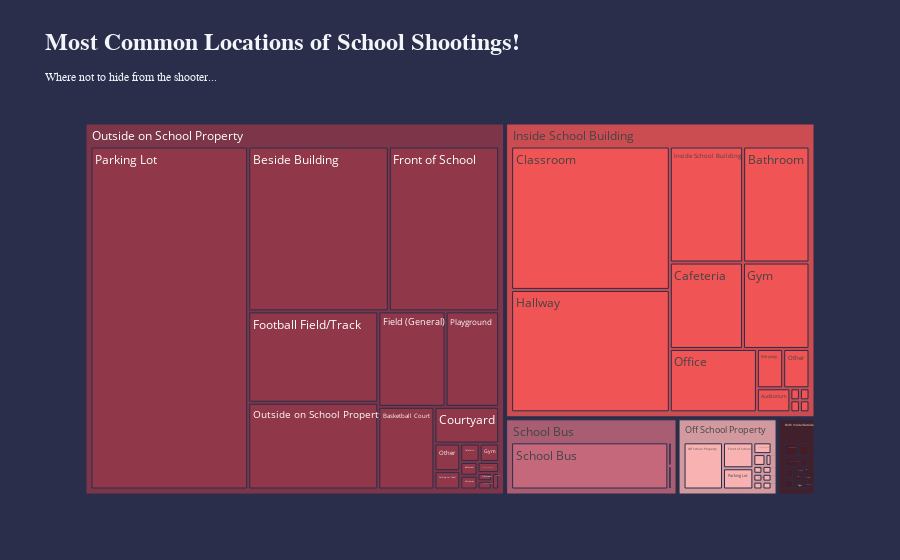

Source (notebook cell):
### Markdown cell above
<a class="anchor" id="3.1.3"></a>
## 3.1.3. Where not to Hide when Faced with the Shooter

### Code cell
_ = dfi.groupby(['location_type','location'])['incident_id'].count().sort_values(ascending=False).reset_index()

fig = px.treemap(_.loc[_.location_type != 'ND'],
                 path = ['location_type', 'location'],
                 values='incident_id')

title = format_title('Most Common Locations of School Shootings!',
                     'Where not to hide from the shooter...',
                     'Courier New',
                     12
                    )

fig.update_layout(title=title,
                  titlefont={'size': 24,
                             'family': 'Proxima Nova',
                            },
                  template='plotly_dark',
                  paper_bgcolor='#2B2E4A',
                  plot_bgcolor='#2B2E4A',
                  treemapcolorway = ["#903749", "#F05454"],
                 
                  margin=dict(t=100,
                              b=60,
                             )
                 )

fig.show()

### Figure 1 — Plotly figure (JSON) as saved in the notebook; plotly's stock layout.template omitted (floating-point values rounded to 4 significant figures)
{"data": [{"branchvalues": "total", "domain": {"x": [0.0, 1.0], "y": [0.0, 1.0]}, "hovertemplate": "labels=%{label}<br>incident_id=%{value}<br>parent=%{parent}<br>id=%{id}<extra></extra>", "ids": ["Inside School Building/Auditorium", "Inside School Building/Basketball Court", "Off School Property/Basketball Court", "Outside on School Property/Basketball Court", "Inside School Building/Bathroom", "Outside on School Property/Bathroom", "Outside on School Property/Beside Building", "Both Inside/Outside/Cafeteria", "Inside School Building/Cafeteria", "Off School Property/Cafeteria", "Outside on School Property/Cafeteria", "Both Inside/Outside/Cafeteria; Parking Lot", "Both Inside/Outside/Classroom", "Inside School Building/Classroom", "Off School Property/Classroom", "Outside on School Property/Classroom", "Both Inside/Outside/Classroom; Beside Building", "Both Inside/Outside/Classroom; Field", "Both Inside/Outside/Classroom; Parking Lot", "Inside School Building/Courtyard", "Outside on School Property/Courtyard", "Inside School Building/Entryway", "Outside on School Property/Entryway", "Inside School Building/Field (General)", "Off School Property/Field (General)", "Outside on School Property/Field (General)", "Off School Property/Football Field/Track", "Outside on School Property/Football Field/Track", "Both Inside/Outside/Front of School", "Inside School Building/Front of School", "Off School Property/Front of School", "Outside on School Property/Front of School", "Outside on School Property/Front of School (Bus)", "Both Inside/Outside/Gym", "Inside School Building/Gym", "Outside on School Property/Gym", "Both Inside/Outside/Hallway", "Inside School Building/Hallway", "Outside on School Property/Hallway", "Both Inside/Outside/Hallway; Beside Building", "Both Inside/Outside/Inside School Building", "Inside School Building/Inside School Building", "Off School Property/Off School Property", "Outside on School Property/Off School Property", "School Bus/Off School Property", "Inside School Building/Office", "Both Inside/Outside/Office; Other", "Inside School Building/Other", "Off School Property/Other", "Outside on School Property/Other", "Off School Property/Outside on School Property", "Outside on School Property/Outside on School Property", "Off School Property/Parking Lot", "Outside on School Property/Parking Lot", "Off School Property/Parking Lot (Bus)", "Outside on School Property/Parking Lot (Bus)", "School Bus/Parking Lot (Bus)", "Off School Property/Playground", "Outside on School Property/Playground", "School Bus/School Bus", "Both Inside/Outside", "Inside School Building", "Off School Property", "Outside on School Property", "School Bus"], "labels": ["Auditorium", "Basketball Court", "Basketball Court", "Basketball Court", "Bathroom", "Bathroom", "Beside Building", "Cafeteria", "Cafeteria", "Cafeteria", "Cafeteria", "Cafeteria; Parking Lot", "Classroom", "Classroom", "Classroom", "Classroom", "Classroom; Beside Building", "Classroom; Field", "Classroom; Parking Lot", "Courtyard", "Courtyard", "Entryway", "Entryway", "Field (General)", "Field (General)", "Field (General)", "Football Field/Track", "Football Field/Track", "Front of School", "Front of School", "Front of School", "Front of School", "Front of School (Bus)", "Gym", "Gym", "Gym", "Hallway", "Hallway", "Hallway", "Hallway; Beside Building", "Inside School Building", "Inside School Building", "Off School Property", "Off School Property", "Off School Property", "Office", "Office; Other", "Other", "Other", "Other", "Outside on School Property", "Outside on School Property", "Parking Lot", "Parking Lot", "Parking Lot (Bus)", "Parking Lot (Bus)", "Parking Lot (Bus)", "Playground", "Playground", "School Bus", "Both Inside/Outside", "Inside School Building", "Off School Property", "Outside on School Property", "School Bus"], "name": "", "parents": ["Inside School Building", "Inside School Building", "Off School Property", "Outside on School Property", "Inside School Building", "Outside on School Property", "Outside on School Property", "Both Inside/Outside", "Inside School Building", "Off School Property", "Outside on School Property", "Both Inside/Outside", "Both Inside/Outside", "Inside School Building", "Off School Property", "Outside on School Property", "Both Inside/Outside", "Both Inside/Outside", "Both Inside/Outside", "Inside School Building", "Outside on School Property", "Inside School Building", "Outside on School Property", "Inside School Building", "Off School Property", "Outside on School Property", "Off School Property", "Outside on School Property", "Both Inside/Outside", "Inside School Building", "Off School Property", "Outside on School Property", "Outside on School Property", "Both Inside/Outside", "Inside School Building", "Outside on School Property", "Both Inside/Outside", "Inside School Building", "Outside on School Property", "Both Inside/Outside", "Both Inside/Outside", "Inside School Building", "Off School Property", "Outside on School Property", "School Bus", "Inside School Building", "Both Inside/Outside", "Inside School Building", "Off School Property", "Outside on School Property", "Off School Property", "Outside on School Property", "Off School Property", "Outside on School Property", "Off School Property", "Outside on School Property", "School Bus", "Off School Property", "Outside on School Property", "School Bus", "", "", "", "", ""], "type": "treemap", "values": [7, 1, 2, 39, 67, 2, 195, 1, 55, 1, 3, 1, 3, 198, 1, 1, 2, 2, 1, 1, 20, 9, 2, 1, 1, 54, 3, 100, 4, 1, 11, 153, 1, 1, 50, 3, 1, 169, 1, 3, 2, 74, 26, 2, 1, 48, 1, 9, 1, 6, 1, 95, 9, 455, 1, 4, 1, 1, 43, 98, 22, 690, 58, 1179, 100]}], "layout": {"legend": {"tracegroupgap": 0}, "margin": {"b": 60, "t": 100}, "paper_bgcolor": "#2B2E4A", "plot_bgcolor": "#2B2E4A", "title": {"font": {"family": "Proxima Nova", "size": 24}, "text": "<b>Most Common Locations of School Shootings!</b><br><span style=\"font-family: Courier New; font-size: 12px;\">Where not to hide from the shooter...</span>"}, "treemapcolorway": ["#903749", "#F05454"]}}
